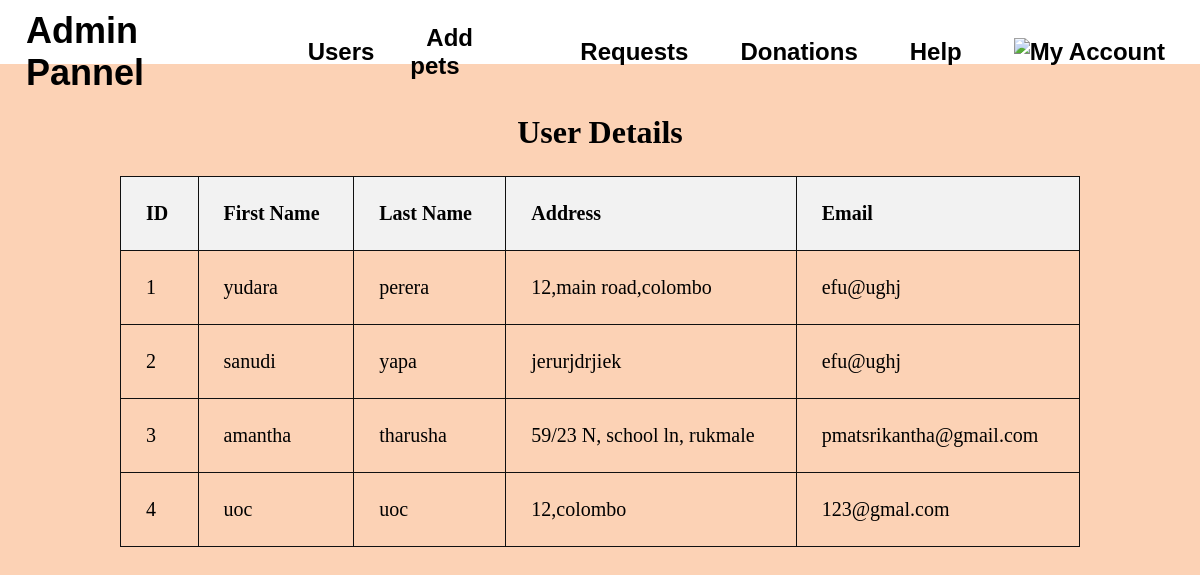
/admin/admin_user.php, run on the app's committed database.
### tables this page shows
CREATE TABLE `users` (
  `ID` int(11) NOT NULL,
  `Fname` varchar(20) NOT NULL,
  `Lname` varchar(20) NOT NULL,
  `Address` varchar(100) NOT NULL,
  `Email` varchar(30) NOT NULL,
  `Username` varchar(20) NOT NULL,
  `Password` varchar(20) NOT NULL
);

### admin/admin_user.php (the view, shortened to what this page needs)
<?php
include 'connection.php';
include 'headeradmin.php';
$result = $conn->query("SELECT * FROM users");
if ($result->num_rows > 0) {
	echo"<center><h1>User Details</h1></center>";
	echo "<table border='1'>";
	echo "<tr><th>ID</th><th>First Name</th><th>Last Name</th><th>Address</th><th>Email</th></tr>";
	while ($row = $result->fetch_assoc()) {
		echo "<tr>";
		echo "<td>" . $row['ID'] . "</td>";
		echo "<td>" . $row['Fname'] . "</td>";
		echo "<td>" . $row['Lname'] . "</td>";
		echo "<td>" . $row['Address'] . "</td>";
		echo "<td>" . $row['Email'] . "</td>";
		echo "</tr>";
	}
	echo "</table>";
} else {
	echo "No records found.";
}
?>
<!DOCTYPE html>
<html lang="en">
<head>
	<link rel="stylesheet" href="https://cdn.jsdelivr.net/npm/bootstrap-icons@1.10.2/font/bootstrap-icons.css">
	<link rel="stylesheet" type="text/css" href="styles3.css">
</head>
<body>
</body>
</html>

### admin/headeradmin.php (shortened to what this page needs)
<!DOCTYPE html>
<html lang="en">
<head>
    <link rel="stylesheet" type="text/css" href="headeradmin.css">
</head>
<body>
<header>
        <nav class ="navbar">
			<a href="admin.php" class="logo"><h2>Admin Pannel</h2></a>
            <ul class="navlinks">
                <li><a href ="admin_user.php">Users</a></li>
                <li ><a href ="admin_addpets.php">Add pets</a></li>
                <li><a href="requestforms.php">Requests</a></li>
                <li><a href ="admin_message.php">Donations</a></li>
                <li><a href ="admin_help.php">Help</a></li>
                <li>
                    <a href="#" class="dropdown-trigger">
                        <img class="userimage" src="../images/user.png" alt="My Account">
                    </a>
                </li>
            </ul>
        </nav>
    </header>
</body>
</html>

### admin/headeradmin.css (style rules this page uses)
a { text-decoration: none; color: white; font-weight: bold; font-size: 18px; }
.userimage { width: 40px; height: auto; }
.navbar { position: absolute; top: 0; left: 0; display: flex; width: 100%; justify-content: space-between; padding: 10px; color: black; }
ul { list-style: none; }
.navlinks { display: flex; align-items: center; }
.navlinks li { margin: 0 10px; position: relative; }
header { width: 100vw; height: 8vh; display: flex; align-items: center; justify-content: center; background-repeat: no-repeat; background-size: cover; background-position: bottom ; }

### admin/styles3.css (style rules this page uses)
* { margin: 0; padding: 0; box-sizing: border-box; }
body { background-color: #FCD2B5; background-repeat: no-repeat; background-size: cover; }
a { text-decoration: none; }
header { background: #fff; width: 100%; padding: 1rem 0; box-shadow: none; position: sticky; z-index: 1000; }
.logo { font-size: 1.5rem; font-weight: bold; color: black; }
.navbar a { margin: 0 1rem; font-size: 1.5rem; color: black; font-weight: bold; font-family: 'Franklin Gothic Medium', 'Arial Narrow', Arial, sans-serif; }
h1 { margin-top: 50px; margin-bottom: 25px; }
table { margin: auto; border-collapse: collapse; width: 80%; font-size: 20px; }
th, td { border: 1px solid #101010; padding: 25px; text-align: left; }
th { background-color: #f2f2f2; }

### data on the page
users: ID "1", Fname "yudara", Lname "perera", Address "12,main road,colombo", Email "efu@ughj"
users: ID "2", Fname "sanudi", Lname "yapa", Address "jerurjdrjiek", Email "efu@ughj"
users: ID "3", Fname "amantha", Lname "tharusha", Address "59/23 N, school ln, rukmale", Email "pmatsrikantha@gmail.com"
users: ID "4", Fname "uoc", Lname "uoc", Address "12,colombo", Email "123@gmal.com"
